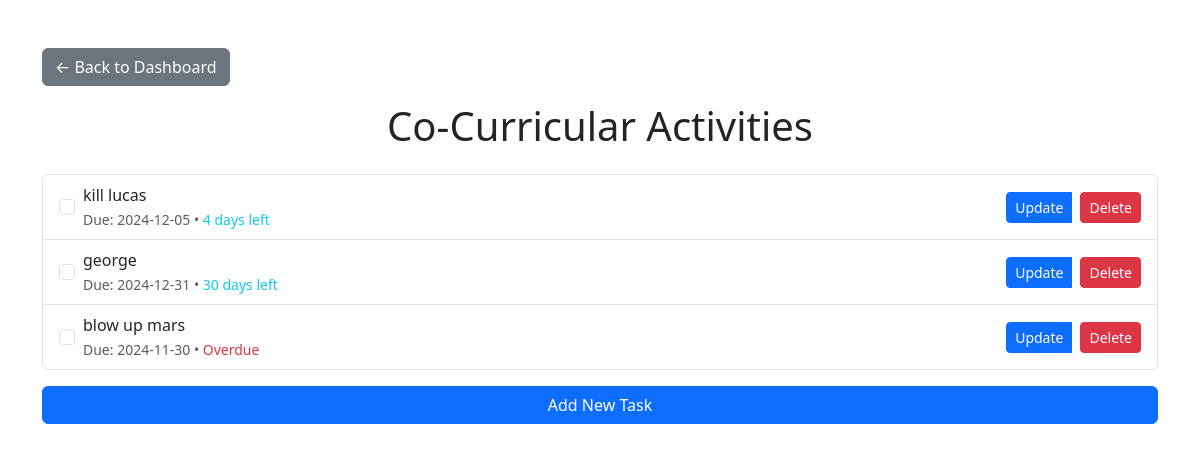
The page /co_curricular (signed in) on the database as committed earlier.
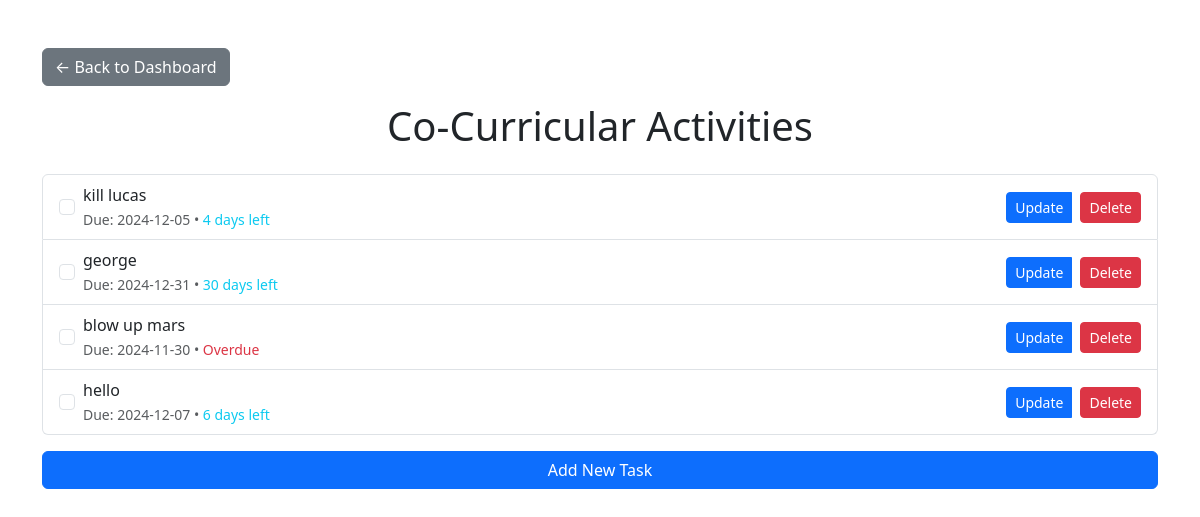
The same page on the database as committed later.
### flask_app/setup_db.py (models this page shows)
class ToDo(Base):
    __tablename__ = 'todo'
    id = Column(Integer, primary_key=True)
    task = Column(String, nullable=False)
    category = Column(String, nullable=False)
    completed = Column(Boolean, default=False)
    due_date = Column(DateTime, nullable=True)
    user_id = Column(Integer, ForeignKey('users.id'), nullable=False)
    user = relationship('User', back_populates='todos')

### flask_app/app.py (the view)
@app.route('/co_curricular')
def co_curricular():
    if 'user_id' not in session:
        return redirect(url_for('login'))
    todos = db_session.query(ToDo).filter_by(user_id=session['user_id'], category='Co-Curricular').all()
    return render_template('co_curricular.html', todos=todos, calculate_days=calculate_days_remaining)

### flask_app/app.py (called while the page is built)
def calculate_days_remaining(due_date):
    if not due_date:
        return None
    today = date.today()
    days = (due_date.date() - today).days
    if days < 0:
        return "Overdue"
    elif days == 0:
        return "Due today"
    else:
        return f"{days} days left"

### flask_app/templates/co_curricular.html (shortened to what this page needs)
<!DOCTYPE html>
<html lang="en">
<head>
    <link href="https://cdn.jsdelivr.net/npm/bootstrap@5.3.0-alpha3/dist/css/bootstrap.min.css" rel="stylesheet">
</head>
<body>
    <div class="container mt-5">
        <a href="{{ url_for('dashboard') }}" class="btn btn-secondary mb-3">← Back to Dashboard</a>
        <h1 class="text-center">Co-Curricular Activities</h1>
        <div class="mt-4">
            {% if todos %}
                <ul class="list-group">
                    {% for todo in todos %}
                    <li class="list-group-item d-flex justify-content-between align-items-center">
                        <div class="d-flex align-items-center">
                            <form action="{{ url_for('toggle_todo', todo_id=todo.id) }}" method="POST" class="d-inline me-2">
                                <input type="checkbox" class="form-check-input" onchange="this.form.submit()"
                                       {% if todo.completed %}checked{% endif %}>
                            </form>
                            <div>
                                <span {% if todo.completed %}class="text-decoration-line-through"{% endif %}>{{ todo.task }}</span>
                                {% if todo.due_date %}
                                    <br>
                                    <small class="text-muted">
                                        Due: {{ todo.due_date.strftime('%Y-%m-%d') }}
                                        {% set days = calculate_days(todo.due_date) %}
                                        {% if days %}
                                            • <span class="{% if days == 'Overdue' %}text-danger{% elif days == 'Due today' %}text-warning{% else %}text-info{% endif %}">
                                                {{ days }}
                                            </span>
                                        {% endif %}
                                    </small>
                                {% endif %}
                            </div>
                        </div>
                        <div class="btn-group">
                            <a href="{{ url_for('update_todo', todo_id=todo.id) }}" class="btn btn-sm btn-primary me-2">Update</a>
                            <form action="{{ url_for('delete_todo', todo_id=todo.id) }}" method="POST" class="d-inline">
                                <button type="submit" class="btn btn-sm btn-danger">Delete</button>
                            </form>
                        </div>
                    </li>
                    {% endfor %}
                </ul>
            {% else %}
                <p class="text-center">No co-curricular activities found.</p>
            {% endif %}
        </div>
        <div class="mt-3">
            <a href="{{ url_for('add_todo') }}" class="btn btn-primary w-100">Add New Task</a>
        </div>
    </div>
</body>
</html>

Rows that differ between the two databases and show on the page:
added ToDo: task "hello", due_date "2024-12-07", days "6 days left"
